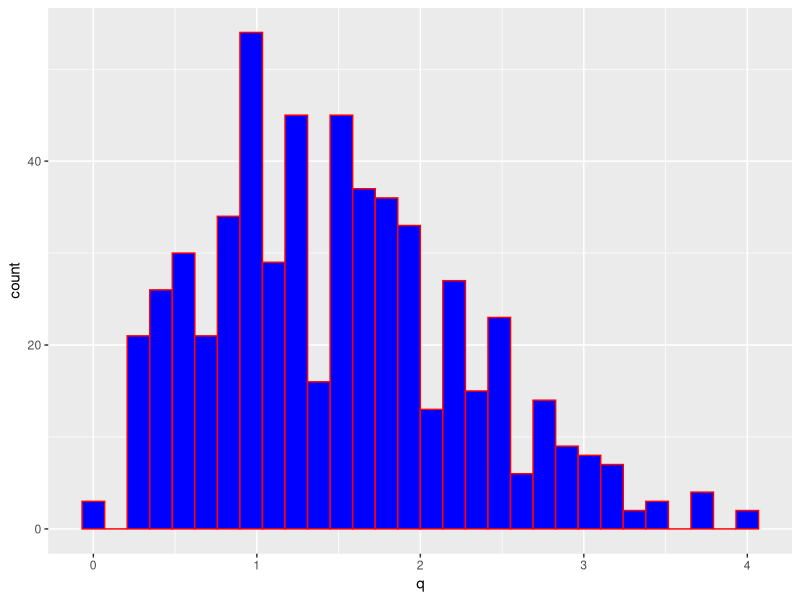
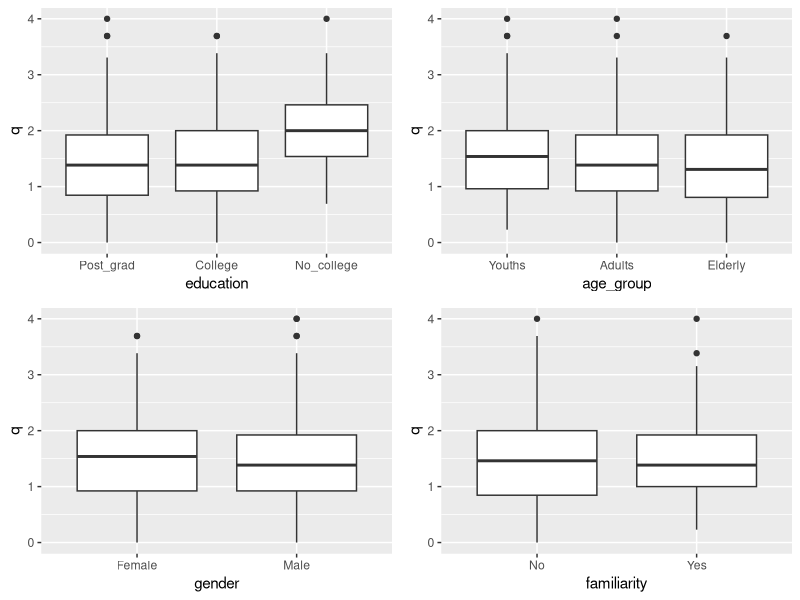
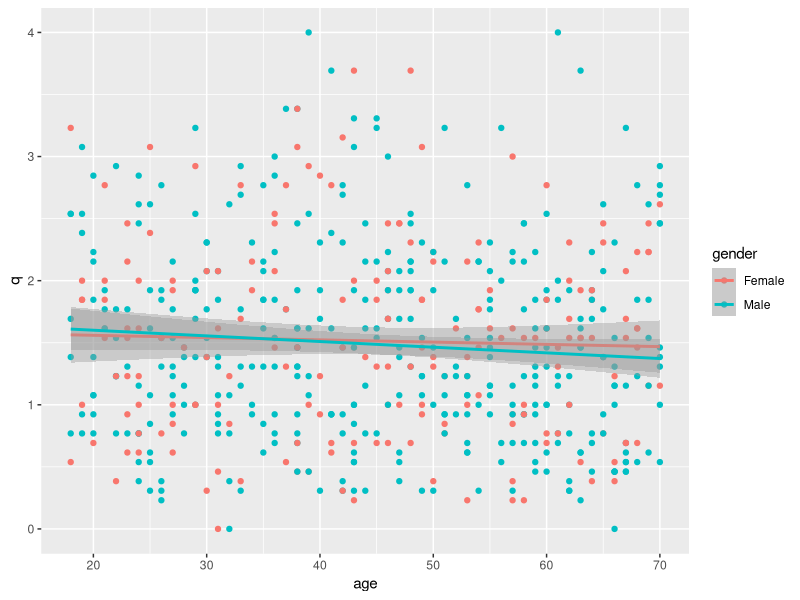

R code for these plots, in order:
## ---- chunk 1
knitr::opts_chunk$set(echo = FALSE)
## ---- chunk 2
library(tidyverse, quietly = T)
raw_data <- read_csv("covid_africa_data_untouched.csv")
head(raw_data)
names(raw_data) 
renamed_data <- raw_data %>% 
  rename_with(.cols = 11:23, .fn = ~ paste0("q", 1:13)) %>%
  rename(familiarity = contains("Do you know anyone"))
names(renamed_data[,c(8,11:23)])
## ---- chunk 3
df1 <- renamed_data %>% mutate(gender = factor(Gender), 
         age_group = factor(`Age class`), 
         education = factor(`Highest level of education`), 
         familiarity = factor(familiarity)) %>%
  select(gender, age_group, education,  familiarity, q1:q13)
## ---- chunk 4
table(df1$age_group) 
# collapsing age class varible to three categories
levels(df1$age_group) <- list("Youths" = c("Less than 18 years", "18 - 24 years", "25 - 29 years"), 
                        "Adults" = c("30 - 34 years", "35 - 39 years", "40 - 49 years"), 
                        "Elderly" = c("50 - 59 years", "60 - 69 years", "70 years and above"))
sum(is.na(df1$age_group)) #checking missing values

table(df1$education)
levels(df1$education) <- list("Post_grad" =  "Post Graduate level", 
                              "College" = "Tertiary education",
                              "No_college" = c("No formal education", "Primary/Basic education", "Secondary/high school/form 4/5 education"))

table(df1$education)
sum(is.na(renamed_data$`Highest level of education`)) #checking na in raw data
sum(is.na(df1$education)) #checking NA's after manipulation

## ---- chunk 5
df1[df1 == "Strongly Disagree"] <- "0"
df1[df1 == "Disagree"] <- "0"
df1[df1 == "Neutral"] <- "1"
df1[df1=="Agree"] <- "4"
df1[df1=="Strongly Agree"] <- "4"
head(df1)
class(df1$q1)
df1[, 5:17] <- lapply(df1[, 5:17], as.numeric)
class(df1$q1)
head(df1)
df1$q <- rowMeans(subset(df1, select = q1:q13), na.rm = T)
head(df1)

df <- df1 %>% select(gender, age_group, education, familiarity, q )
head(df)
## ---- chunk 6
ggplot(df, aes(q))+geom_histogram(color = "red", fill="blue")
## ---- chunk 7
fit <- lm(q~gender+age_group+education+familiarity, data = df)
summary(fit)
## ---- chunk 8
#check a suspect interaction
model1 <- lm(q~gender+age_group+education+familiarity+familiarity:education, data = df)
summary(model1)
## ---- chunk 9
require(gridExtra)
p1 <- df %>% ggplot(aes(x=education, y=q))+ 
 geom_boxplot()
p2 <- df %>% ggplot(aes(age_group, y=q))+geom_boxplot()
p3 <- ggplot(df, aes(gender, q,))+geom_boxplot()
p4 <- ggplot(df, aes(familiarity, q))+geom_boxplot()
grid.arrange(p1, p2, p3, p4, ncol =2)

## ---- chunk 10
df2 <- df
age_img <- sample(18:70, size = 563, replace = TRUE)
df2$age <- age_img
df2 <- df2 %>% relocate(age, .before = q)
head(df2)
df2 %>% ggplot(aes(x=age, y = q, color = gender))+
  geom_point()+geom_smooth(method = "lm")

